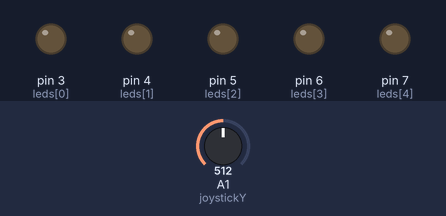
Bench run of a sketch on a simulated Arduino Uno, built with avr-gcc and run on an emulated ATmega328P. Shown: output pins drawn as LEDs (lit = HIGH). Inputs (shaded band) come from the test bench; at power-on: A1 (joystickY) = 512.

Above: at 0.07 s.
At 0.22 s:
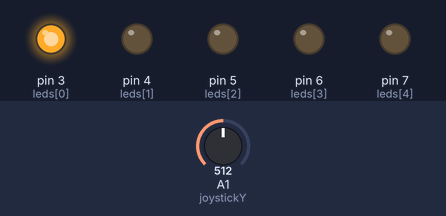
At 0.37 s:
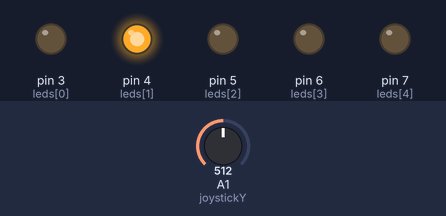
At 0.82 s:
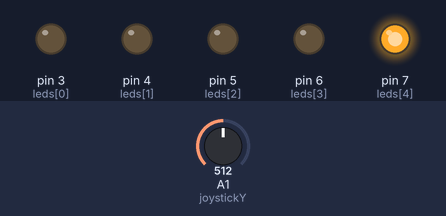
At 1.42 s:
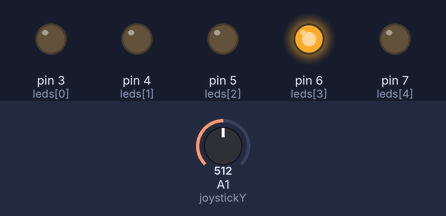
At 2.77 s:
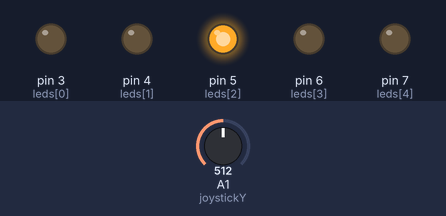
Timing chart, 0 to 3.1 s (numbered marks = the images above):
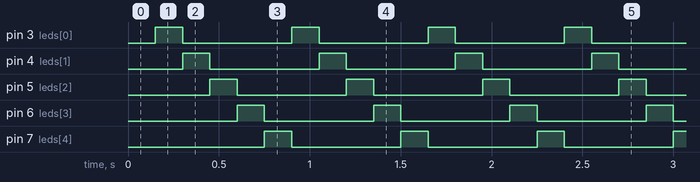

Measured:
- by itself, pin 3 (leds[0]), pin 4 (leds[1]), pin 5 (leds[2]), pin 6 (leds[3]), pin 7 (leds[4]): alternates HIGH for 0.15 s and LOW for 0.60 s
- by itself, everything shown: repeats every 0.75 s, in 5 steps

The sketch:

TP09_Joystick_LED_Signals.ino
```cpp
const int joystickY = A1;

const int leds[5] = {3, 4, 5, 6, 7};

const int ledCount = 5;

// Direction
bool leftToRight = true;

// Animation
int currentStep = 0;

unsigned long lastStepTime = 0;
const unsigned long stepInterval = 150;

void setup() {
  Serial.begin(9600);

  for (int i = 0; i < ledCount; i++) {
    pinMode(leds[i], OUTPUT);
    digitalWrite(leds[i], LOW);
  }
}

void loop() {
  unsigned long now = millis();
  int y = analogRead(joystickY);

  // Joystick changes direction
  // La zone centrale de 400 à 600 conserve le sens précédent et limite les changements parasites.
  if (y < 400) {
    leftToRight = false;

  } else if (y > 600) {
    leftToRight = true;
  }

  // Center: keep last direction

  // Update animation
  if (now - lastStepTime >= stepInterval) {
    lastStepTime = now;

    // Turn off all LEDs
    for (int i = 0; i < ledCount; i++) {
      digitalWrite(leds[i], LOW);
    }

    // Calculate LED position
    int index;

    if (leftToRight) {
      index = currentStep;
    } else {
      // Inverse l'ordre des indices pour parcourir les mêmes LED dans l'autre sens.
      index = ledCount - 1 - currentStep;
    }

    // Turn on selected LED
    digitalWrite(leds[index], HIGH);

    currentStep++;

    if (currentStep >= ledCount) {
      currentStep = 0;
    }
  }
}
```
